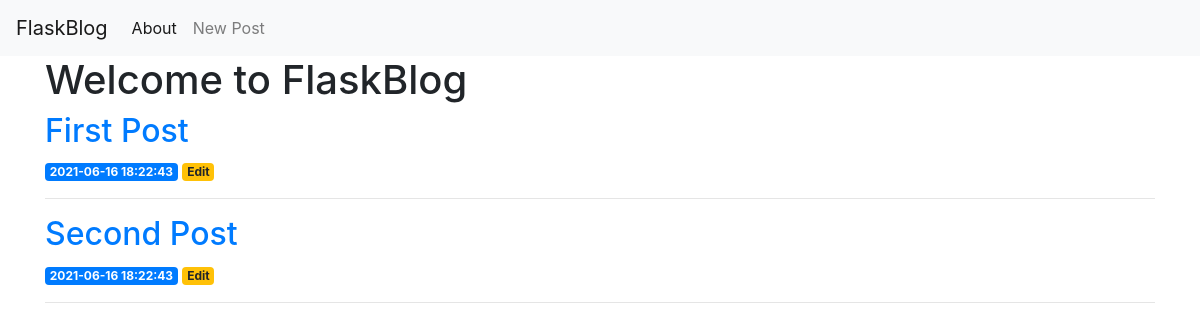
Before: / with the older database file.
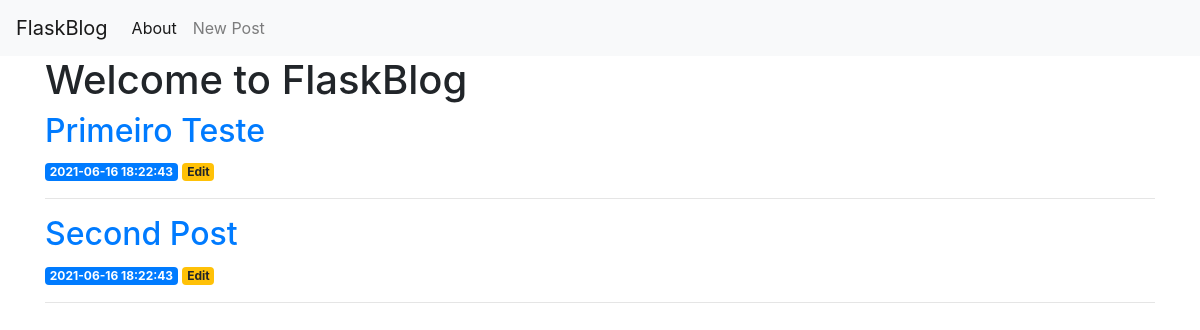
After: the same page with the newer database file.
### tables this page shows
CREATE TABLE posts (
    id INTEGER PRIMARY KEY AUTOINCREMENT,
    created TIMESTAMP NOT NULL DEFAULT CURRENT_TIMESTAMP,
    title TEXT NOT NULL,
    content TEXT NOT NULL
);

### app.py (the view)
@app.route('/')
def index():
	conn = get_db_connection()
	posts = conn.execute('SELECT * FROM posts').fetchall()
	conn.close()
	return render_template('index.html', posts=posts)

### app.py (called while the page is built)
def get_db_connection():
    conn = sqlite3.connect('database.db')
    conn.row_factory = sqlite3.Row
    return conn

### templates/index.html
{% extends 'base.html' %}
{% block content %}
    <h1>{% block title %} Welcome to FlaskBlog {% endblock %}</h1>
    {% for post in posts %}
        <a href="{{ url_for('post', post_id=post['id']) }}">
            <h2>{{ post['title'] }}</h2>
        </a>
        <span class="badge badge-primary">{{ post['created'] }}</span>
        <a href="{{ url_for('edit', id=post['id']) }}">
            <span class="badge badge-warning">Edit</span>
        </a>
        <hr>
    {% endfor %}
{% endblock %}

Changed rows visible on the page:
changed posts: title "First Post" → "Primeiro Teste"
